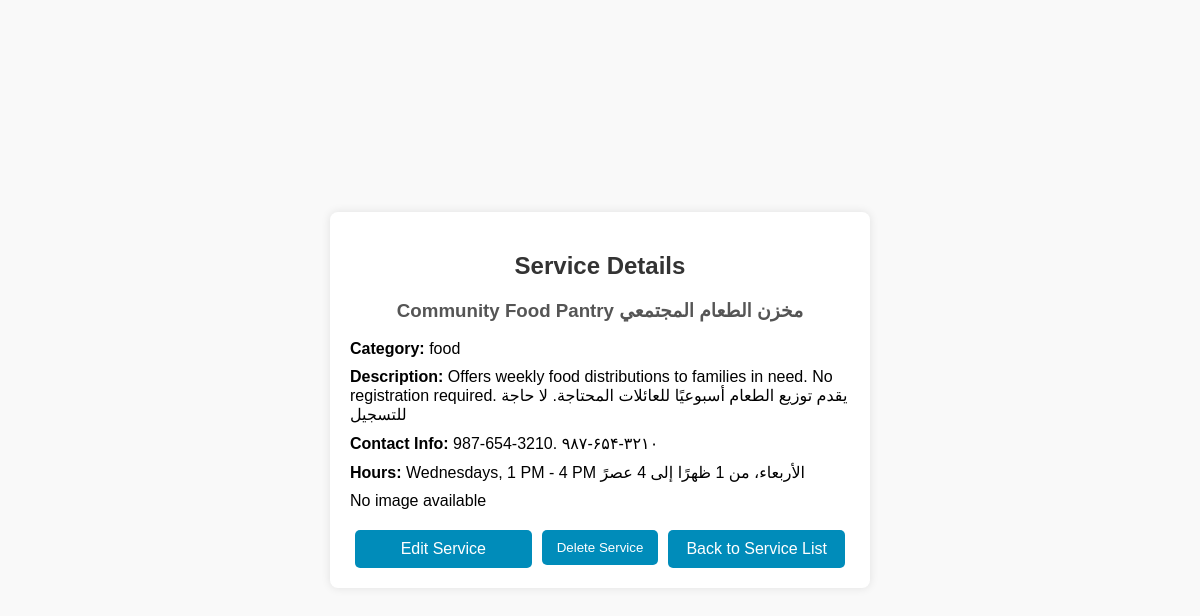
/services/service/3/ (signed in), run on the app's committed database.
### services/models.py (models this page shows, shortened)
class Service(models.Model):
    CATEGORY_CHOICES = [
        ('medical', 'Medical'),
        ('medical_ar', 'طبي'),
        ('food', 'Food'),
        ('food_ar', 'طعام'),
        ('education', 'Education'),
        ('education_ar', 'تعليم'),
        ('other', 'Other'),
        ('other_ar', 'آخر'),
    ]
    name = models.CharField(max_length=100)
    category = models.CharField(max_length=20, choices=CATEGORY_CHOICES)
    location = models.CharField(max_length=100)
    description = models.TextField()
    contact_info = models.CharField(max_length=100)
    hours = models.CharField(max_length=100)
    image = models.ImageField(upload_to='images/', blank=True, null=True)

### services/views.py (the view)
# urls.py: path('service/<int:pk>/', login_required(views.service_detail), name='service_detail'),
def service_detail(request, pk):
    service = get_object_or_404(Service, pk=pk)
    return render(request, 'services/service_detail.html', {'service': service})

### services/templates/services/service_detail.html (shortened to what this page needs)
<!DOCTYPE html>
<html lang="en">
<head>
    {% load static %}
    <link rel="stylesheet" type="text/css" href="{% static 'services/servicedetail.css' %}">
</head>
<body>
    <div class="container">
        <h2>Service Details</h2>
        <h3>{{ service.name }}</h3>
        <p><strong>Category:</strong> {{ service.category }}</p>
        <p><strong>Description:</strong> {{ service.description }}</p>
        <p><strong>Contact Info:</strong> {{ service.contact_info }}</p>
        <p><strong>Hours:</strong> {{ service.hours }}</p>
        {% if service.image %}
        <img src="{{ service.image.url }}" alt="{{ service.name }}">
        {% else %}
        <p>No image available</p>
        {% endif %}
        <div class="button-group">
            <a href="{% url 'edit_service' service.id %}" class="button">Edit Service</a>
            <form method="POST" action="{% url 'delete_service' service.id %}" style="display: inline;">
                <button type="submit" class="button">Delete Service</button>
            </form>
            <a href="{% url 'service_list' %}" class="button">Back to Service List</a>
        </div>
    </div>
</body>
</html>

### services/static/services/servicedetail.css (style rules this page uses)
body { font-family: Arial, sans-serif; background-color: #f9f9f9; margin: 0; padding: 0; display: flex; justify-content: center; align-items: center; height: 100vh; }
.container { width: 90%; max-width: 500px; padding: 20px; background-color: #fff; border-radius: 8px; box-shadow: 0 0 10px rgba(0, 0, 0, 0.1); }
h2 { text-align: center; color: #333; }
h3 { text-align: center; color: #555; }
p { margin: 10px 0; }
.button-group { display: flex; justify-content: space-between; margin-top: 20px; }
button { background-color: #4CAF50; color: white; border: none; padding: 10px; margin: 10px 0; cursor: pointer; border-radius: 5px; transition: background-color 0.3s; }
.button { background-color: #008CBA; color: white; padding: 10px 15px; text-decoration: none; border-radius: 5px; cursor: pointer; text-align: center; flex: 1; margin: 0 5px; transition: background-color 0.3s; }

### data on the page
Service: name "Community Food Pantry مخزن الطعام المجتمعي", category "food", description "Offers weekly food distributions to families in need. No registration required. يقدم توزيع الطعام أسبوعيًا للعائلات المحتاجة. لا حاجة للتسجيل", contact_info "987-654-3210. ۹۸۷-۶۵۴-۳۲۱۰", hours "Wednesdays, 1 PM - 4 PM الأربعاء، من 1 ظهرًا إلى 4 عصرً"
